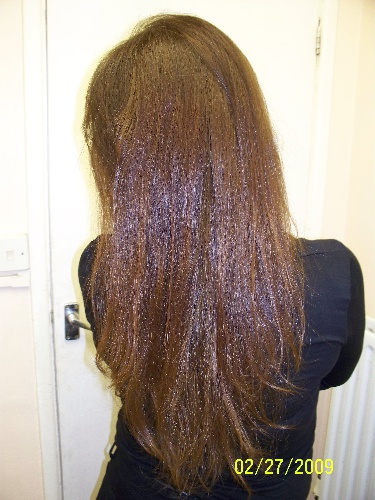
//> input picture prima parte/sito/hairdetector2/db_images/b71k4ketbm7g04pki4seabro56Beautiful_healty_hair_resized.JPG, 375 x 500 px
$ ./main '../../../../prima parte/sito/hairdetector2/db_images/b71k4ketbm7g04pki4seabro56Beautiful_healty_hair_resized.JPG'   (built with g++ and OpenCV 4)
//> lines starting //> are read from the running program, lines starting //| are printed output that depends on the picture
### seconda parte/Codice Sorgente/train and test nostro db/Project_DIP/db_utils.hpp
/*
 * db_utils.hpp
 *
 *  Created on: 08/apr/2015
 *      Author: nicolo
 */

#ifndef DB_UTILS_HPP_
#define DB_UTILS_HPP_

#include <iostream>
#include <cstdlib>
#include <string>
#include <stdio.h>
#include <math.h>
#include <mysql/mysql.h>

using namespace std;

MYSQL connectToDb();

#endif /* DB_UTILS_HPP_ */

### seconda parte/Codice Sorgente/train and test nostro db/Project_DIP/myFeatures.h
#ifndef FEATURES_H
#define FEATURES_H

#include <opencv2/core/core.hpp>
#include <opencv2/highgui/highgui.hpp>
#include <opencv2/opencv.hpp>
#include <iostream>
#include "functions.hpp"

using namespace cv;
using namespace std;


void getGabor2(const Mat &src,
               vector<vector<float> > &local_energy,
               vector<vector<float> > &mean_amplitude,
               unsigned int kernel_size);


void getHog2(Mat &image,
            vector<vector<vector<float> > > &descrittoriNormalizzati,
            int _cellWidth, int _numBin);


#endif // FEATURES_H

### seconda parte/Codice Sorgente/train and test nostro db/Project_DIP/functions.hpp
/*
 * functions.hpp
 *
 *  Created on: Mar 18, 2014
 *      Author: svdrv
 */

#ifndef FUNCTIONS_HPP_
#define FUNCTIONS_HPP_


#include <iostream>
#include <cstdlib>
#include <string>
#include <stdio.h>
#include <opencv2/opencv.hpp>
#include <math.h>
#include "myFeatures.h"

using namespace std;
using namespace cv;

void clearMat(Mat image);
Mat myResize(Mat src,int max_dim);
void makeMatSizeDivisible(Mat &src,Mat &dst,int div);

void findMinMax(vector<vector<vector<float> > > &vectorToFind, float &min, float &max);
void findMinMax(vector<vector<vector<vector<float> > > > &vectorToFind, float &min, float &max);
void normalizeVector(vector<vector<vector<float> > > &vectorToNormalize, float oldMin, float oldMax, float newMin, float newMax);
void normalizeVector(vector<vector<float> > &vectorToNormalize, float oldMin, float oldMax, float newMin, float newMax);

void postProcessing(Mat &imgToProcess, Mat &imgOriginal, int cellWidth);
void calculateAccuracy(Mat &resultMat,
                       Mat &confusionMat,
                       Mat &map,
                       float &accuracy,
                       float &perc_capelli_riconosciuti,
                       float &perc_sfondo_riconosciuto,
                       int foreground,
                       int background,
                       int cellWidth);

#endif /* FUNCTIONS_HPP_ */

### seconda parte/Codice Sorgente/train and test nostro db/Project_DIP/main.hpp
/*
 * main.hpp
 *
 *  Created on: Mar 18, 2014
 *      Author: svdrv
 */

#ifndef MAIN_HPP_
#define MAIN_HPP_

#include <sstream>
#include <stdio.h>
#include <stdlib.h>
#include <iostream>
#include <fstream>
#include <cstdlib>
#include <string>
#include <opencv2/opencv.hpp>
#include <opencv2/core/core.hpp>
#include <opencv2/highgui/highgui.hpp>
#include "functions.hpp"
#include "db_utils.hpp"
#include "myFeatures.h"
#include <algorithm>
#include <string>

using namespace std;
using namespace cv;

void calculateFeatures(Mat &trainingData, Mat &labels);

void trainDTree();

void predict(String test_url,
             String map_url,
             int test_resize,
             String result_url,
             String confusion_url,
             float &accuracy,
             float &perc_capelli_riconosciuti,
             float &perc_sfondo_riconosciuto);

void saveSVM(CvSVM &SVM,
             int index,
             String dir);

void fillVector(vector<String> &vector_test,
                vector<String> &vector_map,
                vector<String> &vector_result,
                vector<String> &vector_confusion,
                int &num_train,
                int &num_test);

void printUsage();

#define NUM_HOG 5
#define NUM_GABOR 2
#define BACKGROUND -1.0
#define FOREGROUND +1.0
#define RESIZE 512
#define BACKGROUND_PERC 50

#endif /* MAIN_HPP_ */

### seconda parte/Codice Sorgente/train and test nostro db/Project_DIP/myFeatures.cpp
#include "myFeatures.h"

void getHog2(Mat &image,
            vector<vector<vector<float> > > &descrittoriNormalizzati,
            int _cellWidth, int _numBin){

    int cellWidth = _cellWidth;
    int nBins = _numBin;

    Size cellSize(cellWidth, cellWidth);
    Size blockSize(cellWidth*2, cellWidth*2);
    Size winSize(image.cols,image.rows);

    HOGDescriptor hog(
                winSize, //winSize
                blockSize, //blocksize
                cellSize, //blockStride,
                cellSize, //cellSize,
                nBins, //nbins,
                0, //derivAper,
                -1, //winSigma,
                0, //histogramNormType,
                0.2, //L2HysThresh,
                0, //gammal correction,
                64 //nlevels
                );

    vector<Point> locations;
    vector<float> descriptorsValues;
    hog.compute( image, descriptorsValues, Size(0,0), Size(0,0), locations);

    // prepare data structure: 9 orientation / gradient strenghts for each cell
    int cells_in_x_dir = winSize.width / cellSize.width;
    int cells_in_y_dir = winSize.height / cellSize.height;
    float*** gradientStrengths = new float**[cells_in_y_dir];
    int** cellUpdateCounter   = new int*[cells_in_y_dir];
    for (int y=0; y<cells_in_y_dir; y++)
    {
        gradientStrengths[y] = new float*[cells_in_x_dir];
        cellUpdateCounter[y] = new int[cells_in_x_dir];
        for (int x=0; x<cells_in_x_dir; x++)
        {
            gradientStrengths[y][x] = new float[nBins];
            cellUpdateCounter[y][x] = 0;

            for (int bin=0; bin<nBins; bin++)
                gradientStrengths[y][x][bin] = 0.0;
        }
    }

    // nr of blocks = nr of cells - 1
    // since there is a new block on each cell (overlapping blocks!) but the last one
    int blocks_in_x_dir = cells_in_x_dir - 1;
    int blocks_in_y_dir = cells_in_y_dir - 1;

    // compute gradient strengths per cell
    int descriptorDataIdx = 0;

    for (int blockx=0; blockx<blocks_in_x_dir; blockx++)
    {
        for (int blocky=0; blocky<blocks_in_y_dir; blocky++)
        {
            // 4 cells per block ...
            for (int cellNr=0; cellNr<4; cellNr++)
            {
                // compute corresponding cell nr
                int cellx = blockx;
                int celly = blocky;
                if (cellNr==1) celly++;
                if (cellNr==2) cellx++;
                if (cellNr==3)
                {
                    cellx++;
                    celly++;
                }

                for (int bin=0; bin<nBins; bin++)
                {
                    float gradientStrength = descriptorsValues[ descriptorDataIdx ];
                    descriptorDataIdx++;

                    gradientStrengths[celly][cellx][bin] += gradientStrength;

                } // for (all bins)


                // note: overlapping blocks lead to multiple updates of this sum!
                // we therefore keep track how often a cell was updated,
                // to compute average gradient strengths
                cellUpdateCounter[celly][cellx]++;

            } // for (all cells)


        } // for (all block x pos)
    } // for (all block y pos)


    // compute average gradient strengths
    for (int celly=0; celly<cells_in_y_dir; celly++)
    {
        for (int cellx=0; cellx<cells_in_x_dir; cellx++)
        {

            float NrUpdatesForThisCell = (float)cellUpdateCounter[celly][cellx];

            // compute average gradient strenghts for each gradient bin direction
            for (int bin=0; bin<nBins; bin++)
            {
                gradientStrengths[celly][cellx][bin] /= NrUpdatesForThisCell;
            }
        }
    }

    //Riempio il vettore da restituire
    descrittoriNormalizzati = vector<vector<vector<float> > >(cells_in_x_dir, vector<vector<float> >(cells_in_y_dir, vector<float>(nBins)));

    for (int celly=0; celly<cells_in_y_dir; celly++)
        for (int cellx=0; cellx<cells_in_x_dir; cellx++)
            for (int bin=0; bin<nBins; bin++)
                descrittoriNormalizzati[cellx][celly][bin] = gradientStrengths[celly][cellx][bin];

    // don't forget to free memory allocated by helper data structures!
    for (int y=0; y<cells_in_y_dir; y++)
    {
        for (int x=0; x<cells_in_x_dir; x++)
        {
            delete[] gradientStrengths[y][x];
        }
        delete[] gradientStrengths[y];
        delete[] cellUpdateCounter[y];
    }
    delete[] gradientStrengths;
    delete[] cellUpdateCounter;

}

void getGabor2(const Mat &src, vector<vector<float> > &local_energy, vector<vector<float> > &mean_amplitude, unsigned int kernel_size){

    // matrices used
    Mat dst, src_f;
    vector<vector<vector<float> > > output_gabor = vector<vector<vector<float> > >();
    local_energy = vector<vector<float> >(src.rows, vector<float>(src.cols, 0.0));
    mean_amplitude = vector<vector<float> >(src.rows, vector<float>(src.cols, 0.0));

    //Trasformo l'immagine in una mat di float
    if(src.type() != CV_32F)
        src.convertTo(src_f,CV_32F);

    //Parametri gabor
    float sigma;
    float gamma = 0.5; //aspect ratio 0 < gamma < 1.

    float theta1[] = {0,45,90,135,158};
    vector<float> theta = vector<float>(theta1, theta1 + 5); //orientazione del filtro
    float psi1[] = {0, -45, -90};
    vector<float> psi = vector<float>(psi1, psi1 + 3); //phase offset -180 < psi < 180.
    double lamda1[] = {13,31,47};
    vector<float> lamda = vector<float>(lamda1, lamda1 + 3); //in teoria 2 < lambda < size(img)/5

    //Definisco variabili utili per i controllo dei cicli successivi
    unsigned int t,p,l;
    unsigned int r,c,f;

    for(t=0; t<theta.size(); t++){
        for(p=0; p<psi.size(); p++){
            for(l=0; l<lamda.size(); l++){

                //Applico il filtro di gabor
                sigma = 0.56*lamda[l];
                Mat kernel = getGaborKernel(cv::Size(kernel_size,kernel_size), sigma, theta[t], lamda[l], gamma, psi[p]);
                filter2D(src_f, dst, CV_32F, kernel);

                //Trasformo la mat in vector<vector<double> >
                vector<vector<float> > tmp = vector<vector<float> >(dst.rows, vector<float>(dst.cols, 0.0));
                for(unsigned int r=0; r<dst.rows; r++){
                    for(unsigned int c=0; c<dst.cols; c++){
                        tmp[r][c] = dst.at<float>(r,c);
                    }
                }

                output_gabor.push_back(tmp);

            }
        }
    }


    //A questo punto in output_gabor ho 72 mat con le risposte ai filtri.
    //Le combino per calcolare local_energy e mean_amplitude
    for(r=0; r<src.rows; r++){
        for(c=0; c<src.cols; c++){

            //Calcolo il valore della feature per il singolo pixel
            float tmp_local_energy = 0;
            float tmp_mean_amplitude = 0;

            for(f=0; f<output_gabor.size(); f++){

                tmp_local_energy += pow(output_gabor[f][r][c], 2.0);
                tmp_mean_amplitude += abs(output_gabor[f][r][c]);

            }

            local_energy[r][c] = tmp_local_energy;
            mean_amplitude[r][c] = tmp_mean_amplitude;

        }
    }

}

### seconda parte/Codice Sorgente/train and test nostro db/Project_DIP/functions.cpp
#include "functions.hpp"


/*
 * Set all pixels to 255 or 0
 */
void clearMat(Mat image){
	for(int r=0;r<image.rows;r++){
		for(int c=0;c<image.cols;c++){
			int col=image.at<uchar>(r,c);
			if(col>200)
				image.at<uchar>(r,c)=255;
			else
				image.at<uchar>(r,c)=0;
		}
	}
}

/*
 * Ridimensione src fissando il lato più lungo = max_dim mantenendo le proporzioni
 * Se src ha entrambi i lati < max_dim non viene modificata
 */
Mat myResize(Mat src, int max_dim){

    int width=src.cols;
    int height=src.rows;
    int new_width,new_height;
    if(width<=max_dim&&height<=max_dim){
    	return src;
    }else{
    	if(width>height){
    		new_width=max_dim;
    		new_height=floor(new_width*height/width);
    	}else{
    		new_height=max_dim;
    		new_width=floor(new_height*width/height);
    	}
    }

    Mat dst(new_height,new_width,src.type());
   	resize(src,dst,dst.size(), 0, 0, INTER_LINEAR);
    return dst;

}

/*
 * Espando le dimensioni ripetendo il bordo sx/basso per rendere le dimensioni divisibile in celle div X div
 */
// [15 lines left out: function makeMatSizeDivisible, not called in this run]

/*
 * trova il minimo e il massimo del vettore di input
 */
// [22 lines left out: function findMinMax, not called in this run]


/*
 * trova il minimo e il massimo del vettore di input
 */
// [44 lines left out: functions findMinMax, normalizeVector, not called in this run]

//Normalizza il vettore secondo i nuovi valori impostati
void normalizeVector(vector<vector<float> > &vectorToNormalize,
                     float oldMin, float oldMax,
                     float newMin, float newMax){

    unsigned int i,j;

    if(oldMin >= 0)
        for(i=0; i<vectorToNormalize.size(); i++)
            for(j=0; j<vectorToNormalize[i].size(); j++)
                    vectorToNormalize[i][j] = ((vectorToNormalize[i][j] - oldMin)*(newMax-newMin) / (oldMax - oldMin)) + newMin;
    else
        for(i=0; i<vectorToNormalize.size(); i++)
            for(j=0; j<vectorToNormalize[i].size(); j++)
                    vectorToNormalize[i][j] = ((vectorToNormalize[i][j] + oldMin)*(newMax-newMin) / (oldMax + oldMin)) + newMin;


}


//Scandisce la matrice risultante cancellando i punti rilevati come capelli isolati
//e riempiendo eventuali punti vuoti in zone contrassegnate come capelli
// [287 lines left out: functions postProcessing, calculateAccuracy, not called in this run]

### seconda parte/Codice Sorgente/train and test nostro db/Project_DIP/main.cpp
#include "main.hpp"

int NUM_FEATURES = NUM_HOG + NUM_GABOR;

//Parametri per hog
int cellWidth = 31;
int numBin = NUM_HOG;

//Variabili utili per la normalizzazione delle features
float min_local_energy;
float max_local_energy;
float min_mean_amplitude;
float max_mean_amplitude;
float new_min;
float new_max;

/*
 * Variabili booleane che modificano il comportamento del programma
 *
 * Il programma di default non prevede il calcolo delle features
 * ne l'addestramento dell'SVM, ne la creazione di un file csv
 * contenente i dati del training set. L'unico comportamento
 * abilitato di default è l'algoritmo di postProcessing
 *
 * Per abilitare le opzioni è possibile aggiungere parametri al lancio
 * del software. I parametri validi sono:
 * -f: abilita il calcolo delle features (comando eseguito solo se viene effettuato il calcolo dell'svm)
 * -dtree: abilita il calcolo dell'svm
 * -cvs: crea il file csv contenente il training set
 * -p: disattiva il postProcessing
 *
 */

bool calcolaFeatures = false;
bool addestraDTree = false;
bool creaCSV = false;
bool effettuaPostProcessing = true;

int main(int argc, char ** argv){

    //Gestione dei parametri di chiamata del programma
    string opzione_features("-f");
    string opzione_dtree("-dtree");
    string opzione_csv("-csv");
    string opzione_p("-p");

    for(int i=1; i<argc; i++){

        string stringa_da_testare(argv[i]);

        if(stringa_da_testare.compare(opzione_features) == 0)
            calcolaFeatures = true;
        else if(stringa_da_testare.compare(opzione_dtree) == 0)
            addestraDTree = true;
        else if(stringa_da_testare.compare(opzione_csv) == 0)
            creaCSV = true;
        else if(stringa_da_testare.compare(opzione_p) == 0)
            effettuaPostProcessing = false;

    }

    cout << "Begin of the software." << endl << endl;
    cout << "Begin of the training phase." << endl;

    double tempo_training = (double) getTickCount();

    ofstream file_out("../predict/out");

    if(addestraDTree){

        trainDTree();

    } else{

        //Leggo i dati salvati per effettuare il test
        FileStorage fsRead("../tmp/features.yml", FileStorage::READ);

        if (fsRead.isOpened()){
            fsRead["min_local_energy"] >> min_local_energy;
            fsRead["max_local_energy"] >> max_local_energy;
            fsRead["min_mean_amplitude"] >> min_mean_amplitude;
            fsRead["max_mean_amplitude"] >> max_mean_amplitude;
            fsRead["new_min"] >> new_min;
            fsRead["new_max"] >> new_max;
        }

        fsRead.release();

    }

    tempo_training = ((double)getTickCount() - tempo_training)/getTickFrequency();

    cout << "End of the training phase." << endl;
    cout << "Time for training: " << tempo_training << " s." << endl << endl;
    cout << "Begin of the testing phase." << endl;

    double tempo_test = (double) getTickCount();

    int train_resize = RESIZE;
    int test_resize = 1024;
    int numTrain; // = 11;
    int numTest; // = 44;
    float accuracyTrain = 0.0;
    float accuracyTest = 0.0;
    float accuracyTmp;
    float percCapelliRiconosciutiTmp;
    float percCapelliRiconosciutiTrain = 0.0;
    float percCapelliRiconosciutiTest = 0.0;
    float percSfondoRiconosciutoTmp;
    float percSfondoRiconosciutoTrain = 0.0;
    float percSfondoRiconosciutoTest = 0.0;

    //Creo i vettori con le immagini da testare
    vector<String> vector_test, vector_map, vector_result, vector_confusion;
    fillVector(vector_test, vector_map, vector_result, vector_confusion, numTrain, numTest);

    for(unsigned int i=0; i<vector_result.size(); i++){

        double tempo_test_tmp = (double) getTickCount();

        if(i<numTrain){

            predict(vector_test[i],
                    vector_map[i],
                    train_resize,
                    vector_result[i],
                    vector_confusion[i],
                    accuracyTmp,
                    percCapelliRiconosciutiTmp,
                    percSfondoRiconosciutoTmp);

            accuracyTrain += accuracyTmp;
            percCapelliRiconosciutiTrain += percCapelliRiconosciutiTmp;
            percSfondoRiconosciutoTrain += percSfondoRiconosciutoTmp;

        }else{

            predict(vector_test[i],
                    vector_map[i],
                    test_resize,
                    vector_result[i],
                    vector_confusion[i],
                    accuracyTmp,
                    percCapelliRiconosciutiTmp,
                    percSfondoRiconosciutoTmp);

            if(i<numTest+numTrain){
                accuracyTest += accuracyTmp;
                percCapelliRiconosciutiTest += percCapelliRiconosciutiTmp;
                percSfondoRiconosciutoTest += percSfondoRiconosciutoTmp;
            }

        }

        tempo_test_tmp = ((double)getTickCount() - tempo_test_tmp)/getTickFrequency();

        cout << "Computed image " << vector_result[i].substr(11, vector_result[i].length());
        cout << "   Accuracy: " << accuracyTmp << " % hair recognised: " << percCapelliRiconosciutiTmp;
        cout << " % background recognised: " << percSfondoRiconosciutoTmp << " % ";
        cout << "time: " << tempo_test_tmp << " s." << endl;

        file_out << "Computed image " << vector_result[i].substr(11, vector_result[i].length());
        file_out << "   Accuracy: " << accuracyTmp << " % hair recognised: " << percCapelliRiconosciutiTmp;
        file_out << " % background recognised: " << percSfondoRiconosciutoTmp << " % ";
        file_out << "time: " << tempo_test_tmp << " s." << endl;


    }

    accuracyTrain = accuracyTrain / numTrain;
    accuracyTest = accuracyTest / numTest;
    percCapelliRiconosciutiTrain = percCapelliRiconosciutiTrain / numTrain;
    percCapelliRiconosciutiTest = percCapelliRiconosciutiTest / numTest;
    percSfondoRiconosciutoTrain = percSfondoRiconosciutoTrain / numTrain;
    percSfondoRiconosciutoTest = percSfondoRiconosciutoTest / numTest;

    tempo_test = ((double)getTickCount() - tempo_test)/getTickFrequency();

    cout << "End of the test phase." << endl;

    cout << endl << "Software ended." << endl;
    cout << "Time for training: " << tempo_training << " s." << endl;
    cout << "Time for test: " << tempo_test << " s." << endl;
    cout << "Average time for testing an image: " << tempo_test/vector_result.size() << " s." << endl;
    cout << "Accuracy train: " << accuracyTrain << " %" << endl;
    cout << "Accuracy test: " << accuracyTest << " %" << endl;
    cout << "Percentage hair recognised train: " << percCapelliRiconosciutiTrain << " %" << endl;
    cout << "Percentage hair recognised test: " << percCapelliRiconosciutiTest << " %" << endl;
    cout << "Percentage background recognised train: " << percSfondoRiconosciutoTrain << " %" << endl;
    cout << "Percentage recognised recognised test: " << percSfondoRiconosciutoTest << " %" << endl;

    file_out << endl << "Software ended." << endl;
    file_out << "Time for training: " << tempo_training << " s." << endl;
    file_out << "Time for test: " << tempo_test << " s." << endl;
    file_out << "Average time for testing an image: " << tempo_test/vector_result.size() << " s." << endl;
    file_out << "Accuracy train: " << accuracyTrain << " %" << endl;
    file_out << "Accuracy test: " << accuracyTest << " %" << endl;
    file_out << "Percentage hair recognised train: " << percCapelliRiconosciutiTrain << " %" << endl;
    file_out << "Percentage hair recognised test: " << percCapelliRiconosciutiTest << " %" << endl;
    file_out << "Percentage background recognised train: " << percSfondoRiconosciutoTrain << " %" << endl;
    file_out << "Percentage recognised recognised test: " << percSfondoRiconosciutoTest << " %" << endl;

    file_out.close();

    return 0;

}

// [280 lines left out: functions trainDTree, calculateFeatures, not called in this run]


/*
 * Creo 2 mat per visualizzare gli errori del programma.
 * La test url contiene l'img originale con in verde ciò che svm ritiene capelli
 * la confusion mat, contiene: verde  -> veri positivi
 *                             blu    -> veri negativi
 *                             bianco -> falsi positivi
 *                             rosso  -> falsi negativi
 *                             nero   -> c'è qualcosa che non va, probabile bug
 */
void predict(String test_url,
             String map_url,
             int test_resize,
             String result_url,
             String confusion_url,
             float &accuracy,
             float &perc_capelli_riconosciuti,
             float &perc_sfondo_riconosciuto){
//> called with test_resize = 512, result_url = "../predict/train0.jpg", confusion_url = "../predict/train0_confusion.jpg"

    Mat test = imread(test_url, CV_LOAD_IMAGE_GRAYSCALE);
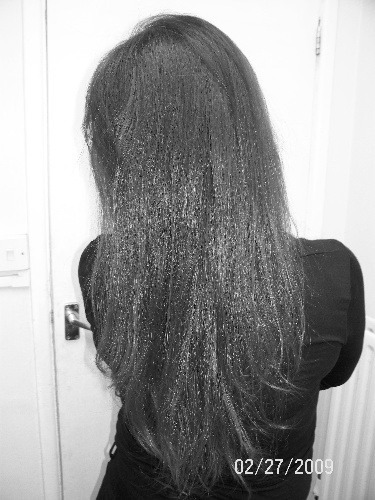
//> test: 500 rows x 375 cols, CV_8UC1; min 3, max 255, mean 152.3

    test = myResize(test, test_resize);

    Mat confusionMat(test.rows, test.cols, CV_8UC3);
    Mat sampleMat(1,NUM_FEATURES,CV_32FC1);

    Mat map = imread(map_url, CV_LOAD_IMAGE_GRAYSCALE);
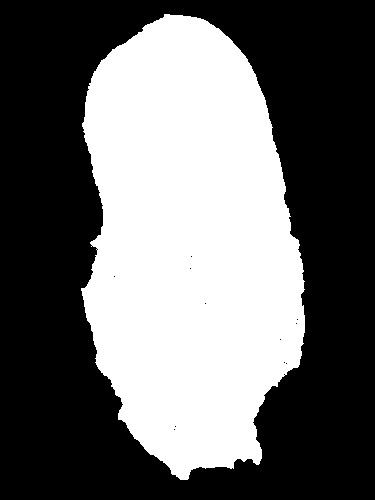
//> input picture prima parte/sito/hairdetector2/db_images/b71k4ketbm7g04pki4seabro56Beautiful_healty_hair_resized_hair_map.JPG, 375 x 500 px
//> map is the input picture: 500 rows x 375 cols, CV_8UC1; min 0, max 255, mean 105.9

    map = myResize(map, test_resize);
//> (the rest of the program and of its run is left out)
